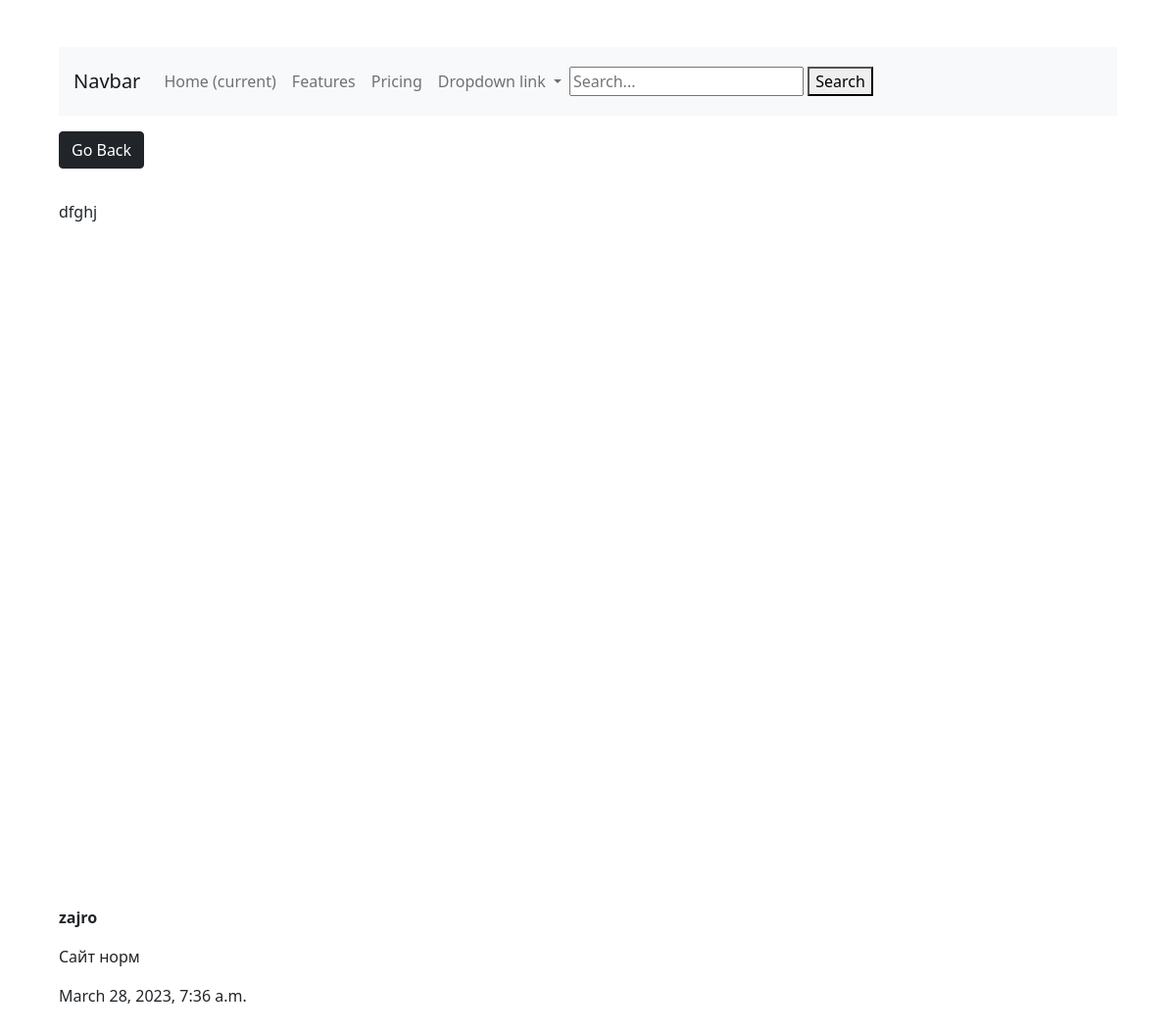
The app's page /post/1/ with its own data.
### posts/models.py (models this page shows, shortened)
class Post(models.Model):
    class Meta:
        verbose_name = 'Post'
        verbose_name_plural = 'Posts'
    title = models.CharField(max_length=255)
    content = RichTextField(blank=True, null=True)
    media = RichTextUploadingField(blank=True, null=True)
    pub_date = models.DateTimeField(auto_now_add=True)
    author = models.ForeignKey(Author, on_delete=models.CASCADE)
    image = models.ImageField(upload_to='posts', blank=True, null=True)
    category = models.ForeignKey(Category, on_delete=models.CASCADE, null=True, blank=True)
    def comments(self):
        return Comment.objects.filter(post=self)

class Comment(models.Model):
    class Meta:
        verbose_name = 'Comment'
        verbose_name_plural = 'Comments'
    author = models.ForeignKey(User, on_delete=models.CASCADE, null=False)
    text = models.TextField()
    pub_date = models.DateTimeField(auto_now_add=True)
    post = models.ForeignKey(Post, on_delete=models.CASCADE)

### posts/views.py (the view)
# urls.py: path('post/<str:pk>/', views.viewPost, name='post'),
def viewPost(request, pk):
    post = Post.objects.get(id=pk)
    return render(request, 'posts/post.html', {'post': post})

### posts/templates/posts/post.html (shortened to what this page needs)
<!doctype html>
{% extends 'posts/base.html' %}
{% block content %}
<div class="row justify-content-center">
    <div class="col">
        <a href="{% url 'posts' %}" class="btn btn-dark my-3">Go Back</a>
        <div style="height: 90vh; ">
            <p>{{post.content|safe}}</p>
        </div>
        {% for comment in post.comments %}
        <div class="comment">
            <p><strong>{{ comment.author }}</strong></p>
            <p>{{ comment.text }}</p>
            <p>{{ comment.pub_date }}</p>
        </div>
        {% empty %}
        <p>No comments yet.</p>
        {% endfor %}
    </div>
</div>
{% endblock %}

### records on screen
Post: content "dfghj"
Comment: author "zajro", text "Сайт норм", pub_date "March 28, 2023, 7:36 a.m."
